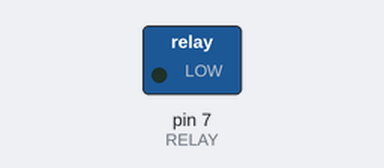
A sketch run on a simulated Arduino Uno, built with avr-gcc and run on an emulated ATmega328P. Shown: switched loads named in the sketch (green lamp = pin HIGH). What the sketch prints to the serial monitor is not drawn.

Above: at 0.2 s.
Timing chart, 0 to 1.7 s (numbered marks = the images above):
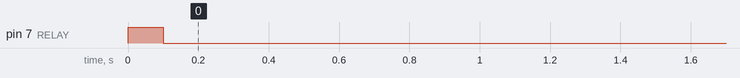

Measured:
- by itself, pin 7 (RELAY): LOW → HIGH at 0.00 s, → LOW 0.10 s later

The sketch:

ConductivityMeter.ino
```cpp
#define RELAY 7
#define water A0


void setup() {
  // put your setup code here, to run once:
pinMode(7,OUTPUT);

    Serial.begin(9600);
}

void loop() {
  // put your main code here, to run repeatedly:
digitalWrite(RELAY, HIGH);
delay(100);
digitalWrite(RELAY, LOW);

Serial.println("Cycle");
delay(300000);
}
```
